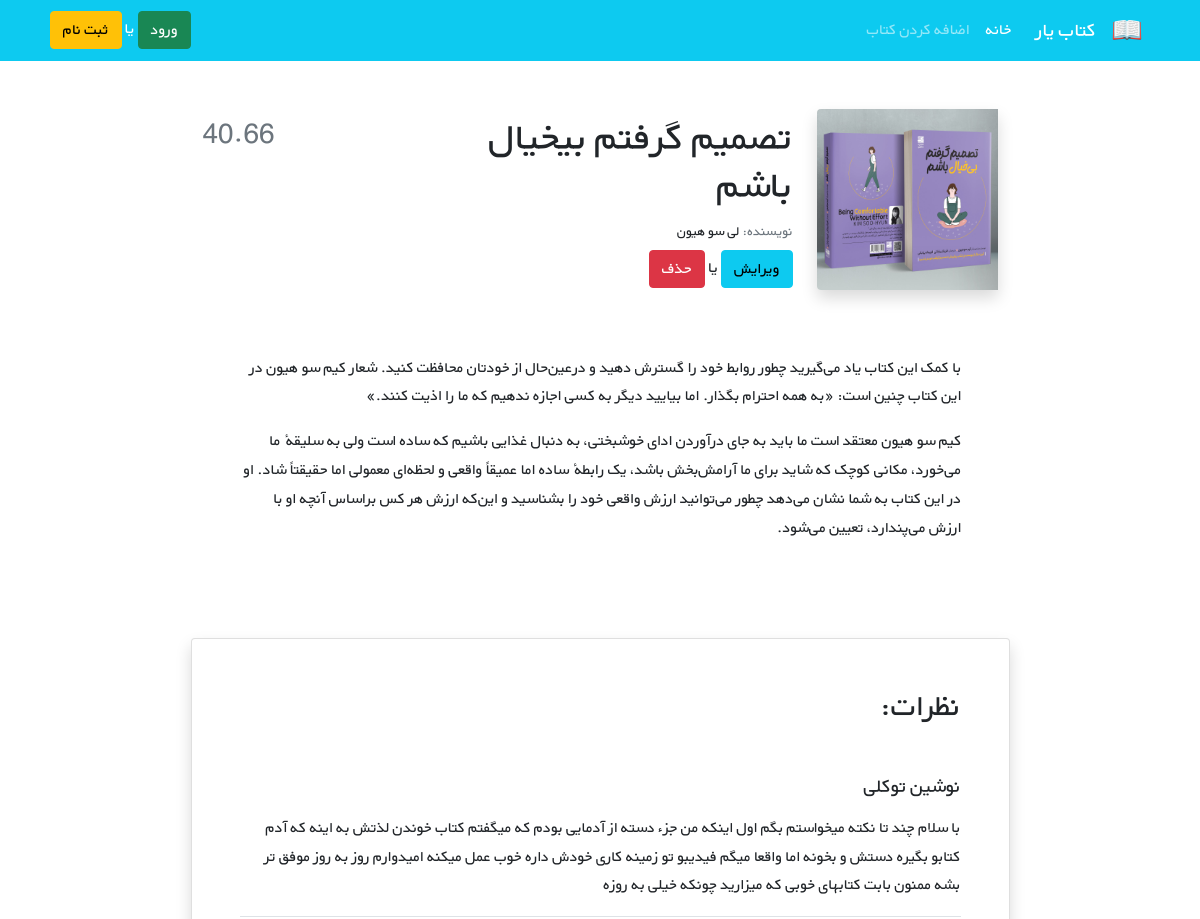
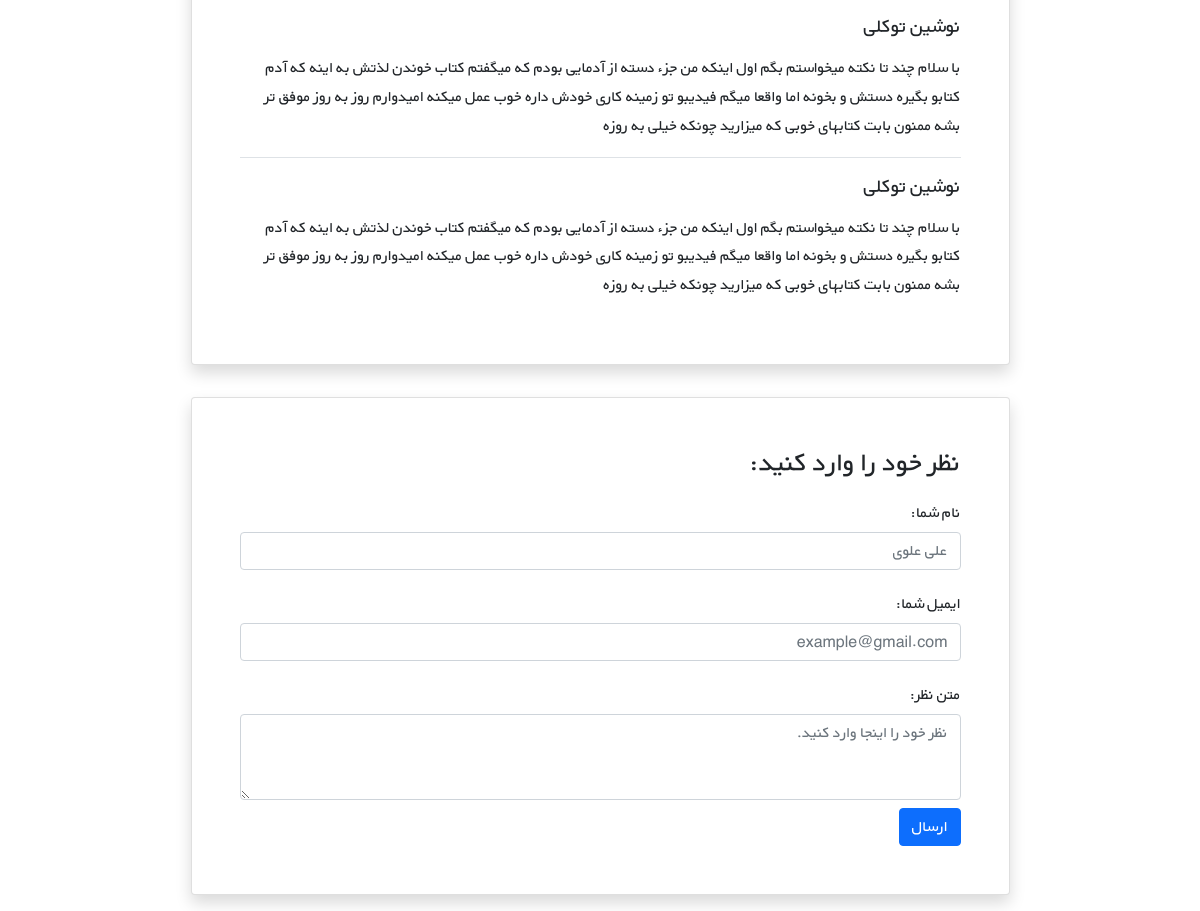
Page /books/1/ on the committed database (2 pictures, top to bottom).
### books/models.py (models this page shows, shortened)
class Book(models.Model):
    title = models.CharField(max_length=200)
    author = models.CharField(max_length=200)
    description = models.TextField()
    price = models.DecimalField(max_digits=5, decimal_places=2)
    cover = models.ImageField(upload_to='covers/', blank=True)

### books/views.py (the view)
# urls.py: path('<int:pk>/', BookDetailView.as_view(), name='book_detail'),
class BookDetailView(generic.DetailView):
    model = Book
    template_name = 'books/book_detail.html'

### books/templates/books/book_detail.html (shortened to what this page needs)
{% extends '_base.html' %}
{% block content %}
    <div class="container mt-5" dir="rtl">
        <div class="">
            <div class="">
                <div class="d-flex justify-content-center">
                    <div class="row w-sm-75 w-100">
                        <div class="col-xs-12 col-md-3 d-flex justify-content-center">
                            <div>
                                {% if book.cover %}
                                    <img src="{{ book.cover.url }}" class="img-fluid rounded-start shadow" alt="...">
                                {% endif %}
                            </div>
                        </div>
                        <div class="col-xs-12 col-md-6 text-center text-md-end mt-md-1 mt-4">
                            <h1>{{ book.title }}</h1>
                            <h5 class="small my-1"><span class="text-muted">نویسنده: </span>{{ book.author }}</h5>
                            <a class="btn btn-info" href="{% url 'book_update' book.id %}">ویرایش</a>
                            <span> یا </span>
                            <a class="btn btn-danger" href="{% url 'book_delete' book.id %}">حذف</a>
                        </div>
                        <div class="col-xs-12 col-md-3 d-flex flex-column">
                            <h3 class="align-self-center pt-2 text-muted align-self-md-end">
                                {{ book.price }}
                            </h3>
                        </div>
                    </div>
                </div>
                <div class="d-flex justify-content-center">
                    <div class="my-3 p-5 w-sm-75 w-100">
                        {{ book.description|linebreaks }}
                    </div>
                </div>
                <div class="d-flex justify-content-center">
                    <div class="card shadow my-3 p-5 w-sm-75 w-100">
                        <h2 class="mb-5">نظرات:</h2>
                        <div class="border-bottom mb-3">
                            <h5 class="mb-3">نوشین توکلی</h5>
                            <p>با سلام چند تا نکته میخواستم بگم اول اینکه من جزء دسته از آدمایی بودم که میگفتم کتاب
                                خوندن لذتش
                                به اینه که آدم کتابو بگیره دستش و بخونه اما واقعا میگم فیدیبو تو زمینه کاری خودش داره
                                خوب عمل
                                میکنه امیدوارم روز به روز موفق تر بشه ممنون بابت کتابهای خوبی که میزارید چونکه خیلی به
                                روزه</p>
                        </div>
                        <div class="border-bottom mb-3">
                            <h5 class="mb-3">نوشین توکلی</h5>
                            <p>با سلام چند تا نکته میخواستم بگم اول اینکه من جزء دسته از آدمایی بودم که میگفتم کتاب
                                خوندن لذتش
                                به اینه که آدم کتابو بگیره دستش و بخونه اما واقعا میگم فیدیبو تو زمینه کاری خودش داره
                                خوب عمل
                                میکنه امیدوارم روز به روز موفق تر بشه ممنون بابت کتابهای خوبی که میزارید چونکه خیلی به
                                روزه</p>
                        </div>
                        <div>
                            <h5 class="mb-3">نوشین توکلی</h5>
                            <p>با سلام چند تا نکته میخواستم بگم اول اینکه من جزء دسته از آدمایی بودم که میگفتم کتاب
                                خوندن لذتش
                                به اینه که آدم کتابو بگیره دستش و بخونه اما واقعا میگم فیدیبو تو زمینه کاری خودش داره
                                خوب عمل
                                میکنه امیدوارم روز به روز موفق تر بشه ممنون بابت کتابهای خوبی که میزارید چونکه خیلی به
                                روزه</p>
                        </div>
                    </div>
                </div>
                <div class="d-flex justify-content-center">
                    <div class="card shadow my-3 p-5 w-sm-75 w-100">
                        <h3>نظر خود را وارد کنید:</h3>
                        <form method="POST">
                            <div class="form-group py-2">
                                <label class="py-1" for="author_name">نام شما:</label>
                                <input type="text" class="form-control" placeholder="علی علوی" name="author_name">
                            </div>
                            <div class="form-group py-2">
                                <label class="py-1" for="email">ایمیل شما:</label>
                                <input type="email" class="form-control" placeholder="example@gmail.com" name="email">
                            </div>
                            <div class="form-group py-2">
                                <label class="py-1" for="comment_text">متن نظر:</label>
                                <textarea class="form-control" name="text" rows="3"
                                          placeholder="نظر خود را اینجا وارد کنید."></textarea>
                            </div>
                            <button type="submit" class="btn btn-primary">ارسال</button>
                        </form>
                    </div>
                </div>
            </div>
        </div>
    </div>
{% endblock content %}

### static/css/style.css (style rules this page uses)
* { font-family: 'BYekan', sans-serif; line-height: 1.8rem; }
@media (min-width: 576px) { .w-sm-75 { width: 75%!important; } }

### rows in the picture
Book: cover (picture), title "تصمیم گرفتم بیخیال باشم", author "لی سو هیون", price "40.66", description "با کمک این کتاب یاد می‌گیرید چطور روابط خود را گسترش دهید و درعین‌حال از خودتان محافظت کنید. شعار کیم سو هیون در این کتاب چنین است: «به همه احترام بگذار. اما بیایید دیگر به کسی اجازه ندهیم که ما را اذیت کنند.» کیم سو هیون معتقد است ما باید به جای درآوردن ادای خوشبختی، به دنبال غذایی باشیم که ساده است ولی به سلیقهٔ ما می‌خورد، مکانی کوچک که شاید برای ما آرامش‌بخش باشد، یک رابطهٔ ساده اما عمیقاً واقعی و لحظه‌ای معمولی اما حقیقتاً شاد. او در این کتاب به شما نشان می‌دهد چطور می‌توانید ارزش واقعی خود را بشناسید و این‌که ارزش هر کس براساس آنچه او با ارزش می‌پندارد، تعیین می‌شود."
